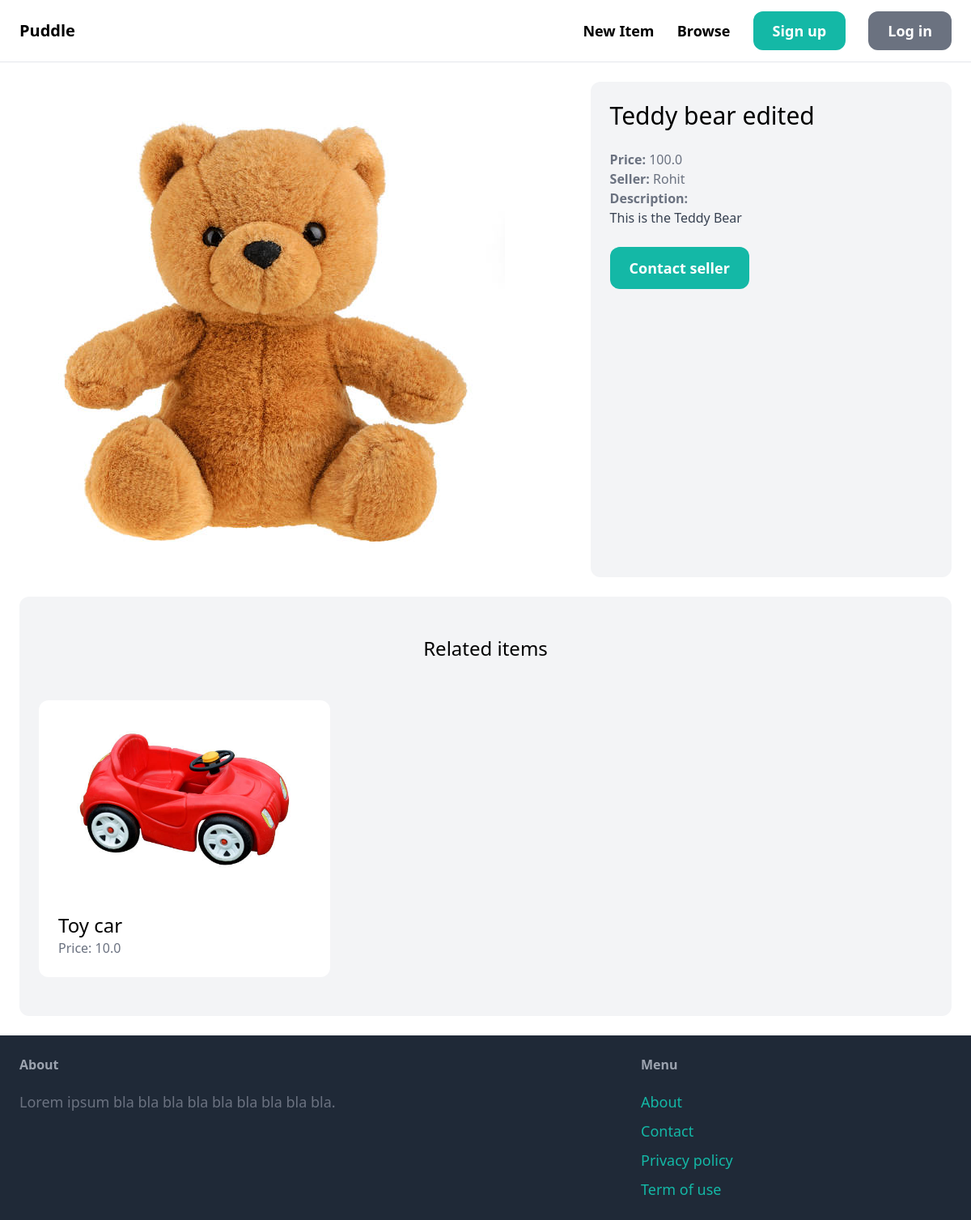
Page /items/1/ on the committed database.
### item/models.py (models this page shows, shortened)
class Item(models.Model):
	category = models.ForeignKey(Category, related_name='items', on_delete=models.CASCADE)
	name = models.CharField(max_length=255)
	description = models.TextField(blank=True, null=True)
	price = models.FloatField()
	image = models.ImageField(upload_to='item_images', blank=True, null=True)
	is_sold = models.BooleanField(default=False)
	created_by = models.ForeignKey(User, related_name='items', on_delete=models.CASCADE)
	created_at = models.DateTimeField(auto_now_add=True)

### item/views.py (the view)
# urls.py: path('<int:pk>/', views.details, name='details'),
def details(request, pk):
	item = get_object_or_404(Item, pk=pk)
	related_items = Item.objects.filter(category=item.category, is_sold=False).exclude(pk=pk)[0:3]
	return render(request, 'item/detail.html', {'item': item, 'related_items': related_items})

### item/templates/item/detail.html (shortened to what this page needs)
{% extends 'core/base.html' %}
{% block content %}
	<div class="grid grid-cols-5 gap-6">
		<div class="col-span-3">
			<img src="{{ item.image.url }}" class="rounded-xl">
		</div>
		<div class="col-span-2 p-6 bg-gray-100 rounded-xl">
			<h1 class="mb-6 text-3xl">{{ item.name }}</h1>
			<p class="text-gray-500"><strong>Price: </strong>{{ item.price }}</p>
			<p class="text-gray-500"><strong>Seller: </strong>{{ item.created_by.username }}</p>
			{% if item.description %}
			<p class="text-gray-700">
				<strong class="text-gray-500">Description:</strong><br>
				{{ item.description }}
			</p>
			{% endif %}
			{% if request.user == item.created_by %}
				<div class="mt-6 p-6 bg-white rounded-xl">
					<p>This is your item!</p>
					<a href="{% url 'item:edit' item.id %}" class="inline-block mt-6 px-6 py-3 text-lg font-semibold bg-teal-500 text-white rounded-xl">Edit</a>
					<a href="{% url 'item:delete' item.id %}" class="inline-block mt-6 px-6 py-3 text-lg font-semibold bg-red-500 text-white rounded-xl" onclick="return confirm('Are you sure you want to delete this item?')">Delete</a>
				</div>
			{% else %}
				<a href="{% url 'conversation:new_conversation' item.id %}" class="inline-block mt-6 px-6 py-3 text-lg font-semibold bg-teal-500 text-white rounded-xl hover:bg-teal-700">Contact seller</a>
			{% endif %}
		</div>
	</div>
	<div class="mt-6 px-6 py-12 bg-gray-100 rounded-xl">
		<h2 class="mb-12 text-2xl text-center">Related items</h2>
		<div class="grid grid-cols-3 gap-3">
			{% for item in related_items %}
				<div>
					<a href="{% url 'item:details' item.id %}">
						<div>
							<img src="{{ item.image.url }}" class="rounded-t-xl">
						</div>
						<div class="p-6 bg-white rounded-b-xl">
							<h2 class="text-2xl">{{ item.name }}</h2>
							<p class="text-gray-500">Price: {{ item.price }}</p>
						</div>
					</a>
				</div>
			{% endfor %}
		</div>
	</div>
{% endblock %}

### rows in the picture
Item: image (picture), name "Teddy bear edited", price "100.0", created_by.username "Rohit", description "This is the Teddy Bear"
Item: image (picture), name "Toy car", price "10.0"
